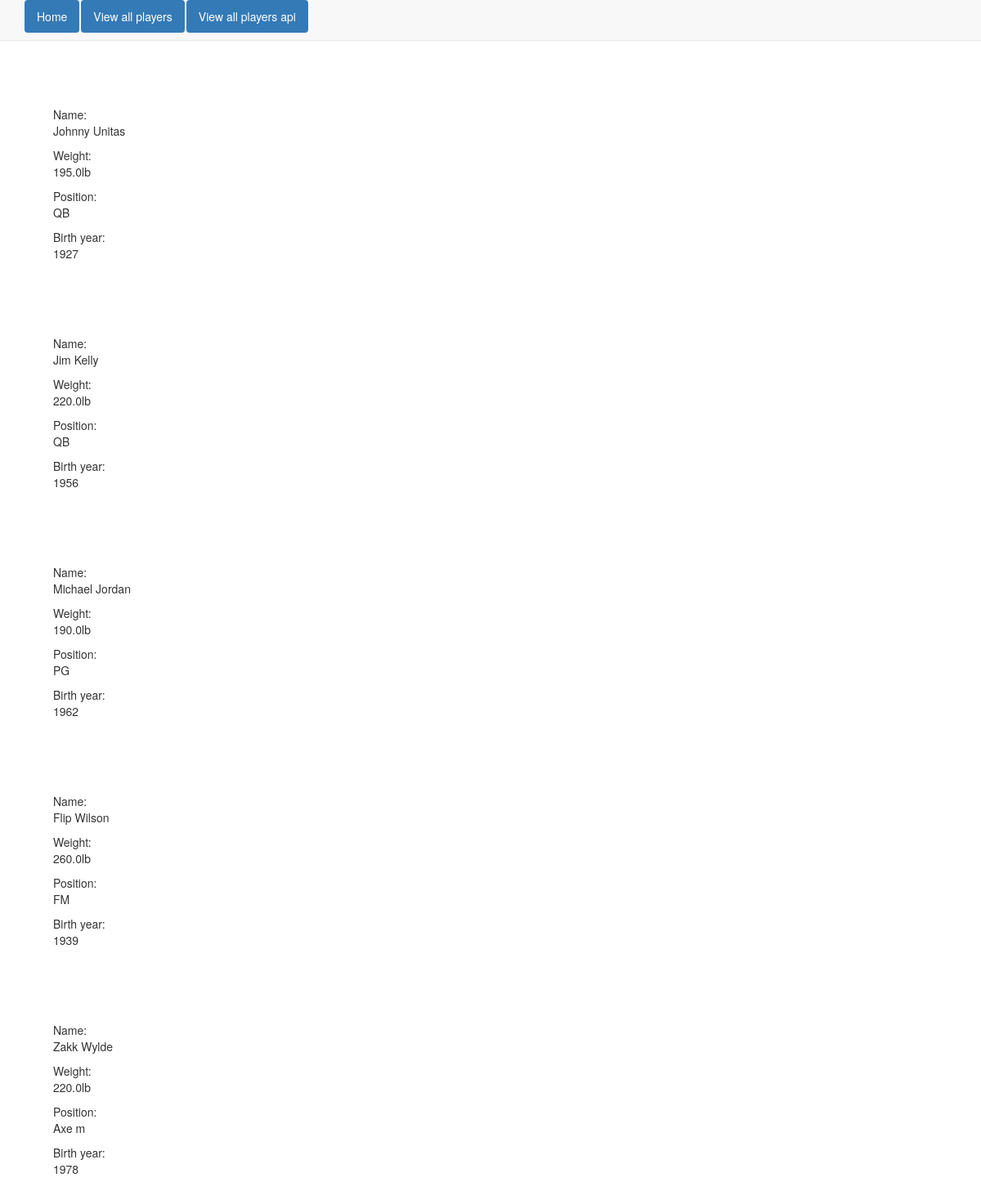
Page /playerlist/ on the committed database.
### app/models.py (models this page shows, shortened)
class Player(models.Model):
    name = models.CharField(max_length=100)
    weight = models.FloatField()
    position = models.CharField(max_length=5)
    birth_year = models.IntegerField()

### app/views.py (the view)
# urls.py: url(r'playerlist/$', PlayerListView.as_view(), name="playerlist_view"),
class PlayerListView(ListView):
    model = Player
    template = "playerlist.html"

### templates/app/player_list.html
{% extends "base.html" %}
{% load static %}
{% block content %}
<div class="container">
    {% for object in object_list %}
    <br>
    <br>
    <br>
    Name:<p>{{object.name}}</p>
    Weight:<p>{{object.weight}}lb</p>
    Position:<p>{{ object.position }}</p>
    Birth year:<p>{{ object.birth_year}}</p>
    <br>
    {% endfor %}
</div>
{% endblock %}

### templates/base.html (shortened to what this page needs)
<!DOCTYPE html>
{% load static %}
<html>
  <head>
      <link rel = "stylesheet" href ={% static "new/css/bootstrap.css"%}>
  </head>
  <body>  <br>
        <nav class="navbar navbar-default navbar-fixed-top">
          <div class="container">
        <ul class="nav nav-pills">
          <li role="presentation" class="active"><a href="{% url 'index_view' %}">Home</a></li>
          <li role="presentation" class="active"><a href="{%url 'playerlist_view'%}">View all players</a></li>
          <li role="presentation" class="active"><a href="{%url 'player_list_api_view'%}">View all players api</a></li>
        </div>
      </nav>
      {% block content %}
      {% endblock %}
  </body>
</html>

### rows in the picture
Player: name "Johnny Unitas", weight "195.0", position "QB", birth_year "1927"
Player: name "Jim Kelly", weight "220.0", position "QB", birth_year "1956"
Player: name "Michael Jordan", weight "190.0", position "PG", birth_year "1962"
Player: name "Flip Wilson", weight "260.0", position "FM", birth_year "1939"
Player: name "Zakk Wylde", weight "220.0", position "Axe m", birth_year "1978"
